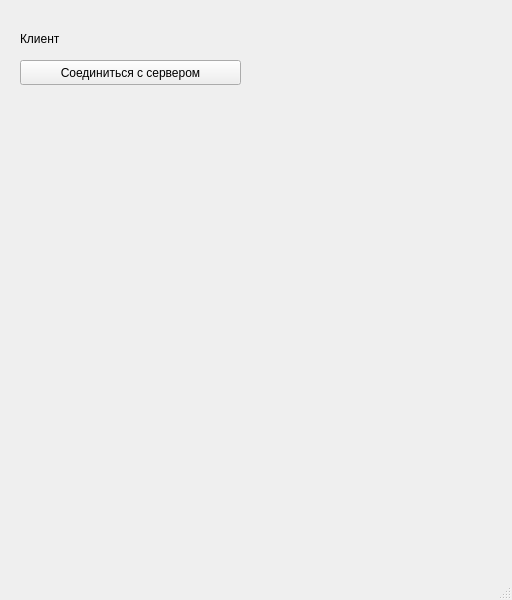
<?xml version="1.0" encoding="UTF-8"?>
<ui version="4.0">
 <class>MainWindow</class>
 <widget class="QMainWindow" name="MainWindow">
  <property name="geometry">
   <rect>
    <x>0</x>
    <y>0</y>
    <width>512</width>
    <height>600</height>
   </rect>
  </property>
  <property name="windowTitle">
   <string>MainWindow</string>
  </property>
  <widget class="QWidget" name="centralwidget">
   <widget class="QLabel" name="label">
    <property name="geometry">
     <rect>
      <x>20</x>
      <y>30</y>
      <width>67</width>
      <height>17</height>
     </rect>
    </property>
    <property name="text">
     <string>Клиент</string>
    </property>
   </widget>
   <widget class="QPushButton" name="pushButton">
    <property name="geometry">
     <rect>
      <x>20</x>
      <y>60</y>
      <width>221</width>
      <height>25</height>
     </rect>
    </property>
    <property name="text">
     <string>Соединиться с сервером</string>
    </property>
   </widget>
  </widget>
  <widget class="QMenuBar" name="menubar">
   <property name="geometry">
    <rect>
     <x>0</x>
     <y>0</y>
     <width>512</width>
     <height>22</height>
    </rect>
   </property>
  </widget>
  <widget class="QStatusBar" name="statusbar"/>
 </widget>
 <resources/>
 <connections/>
</ui>
